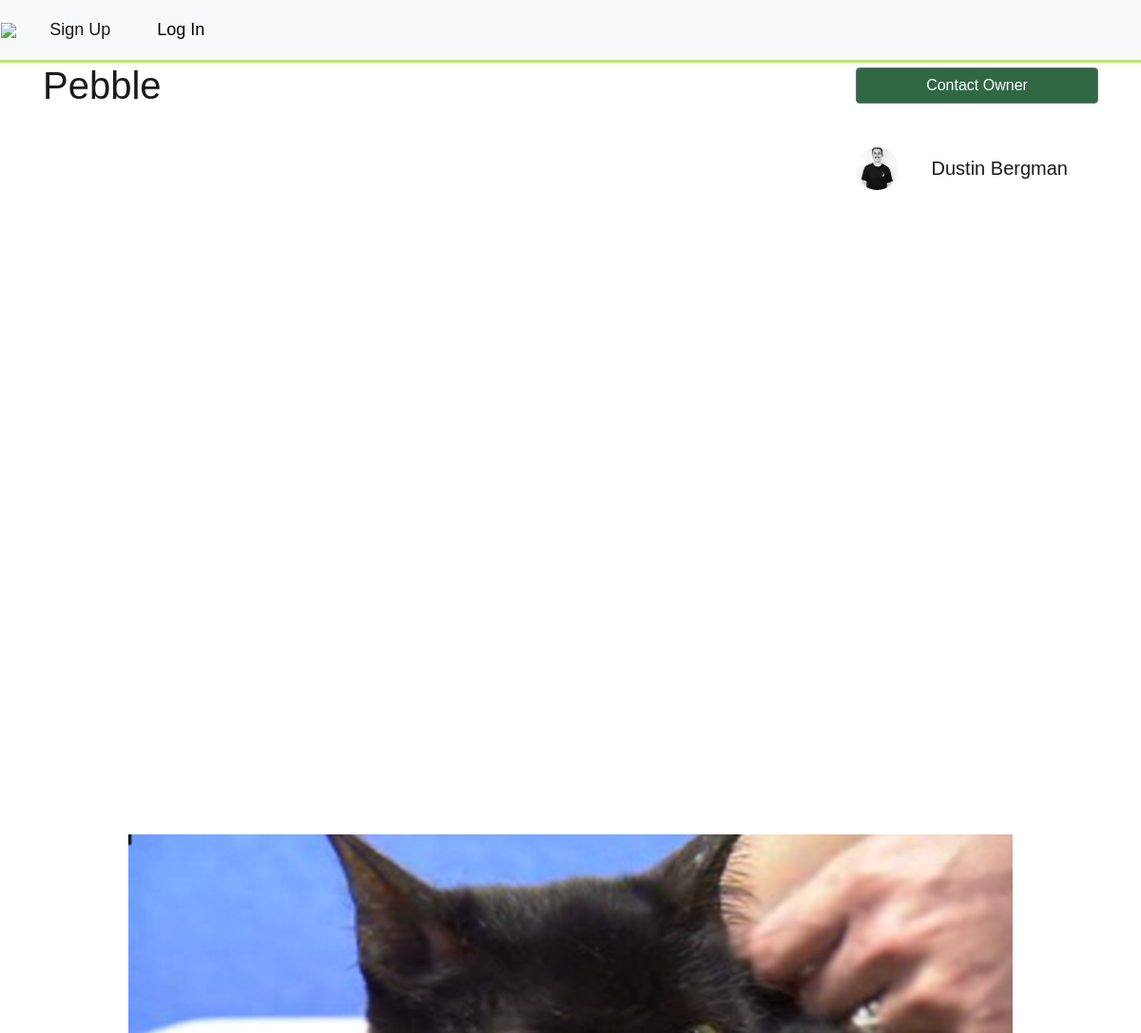
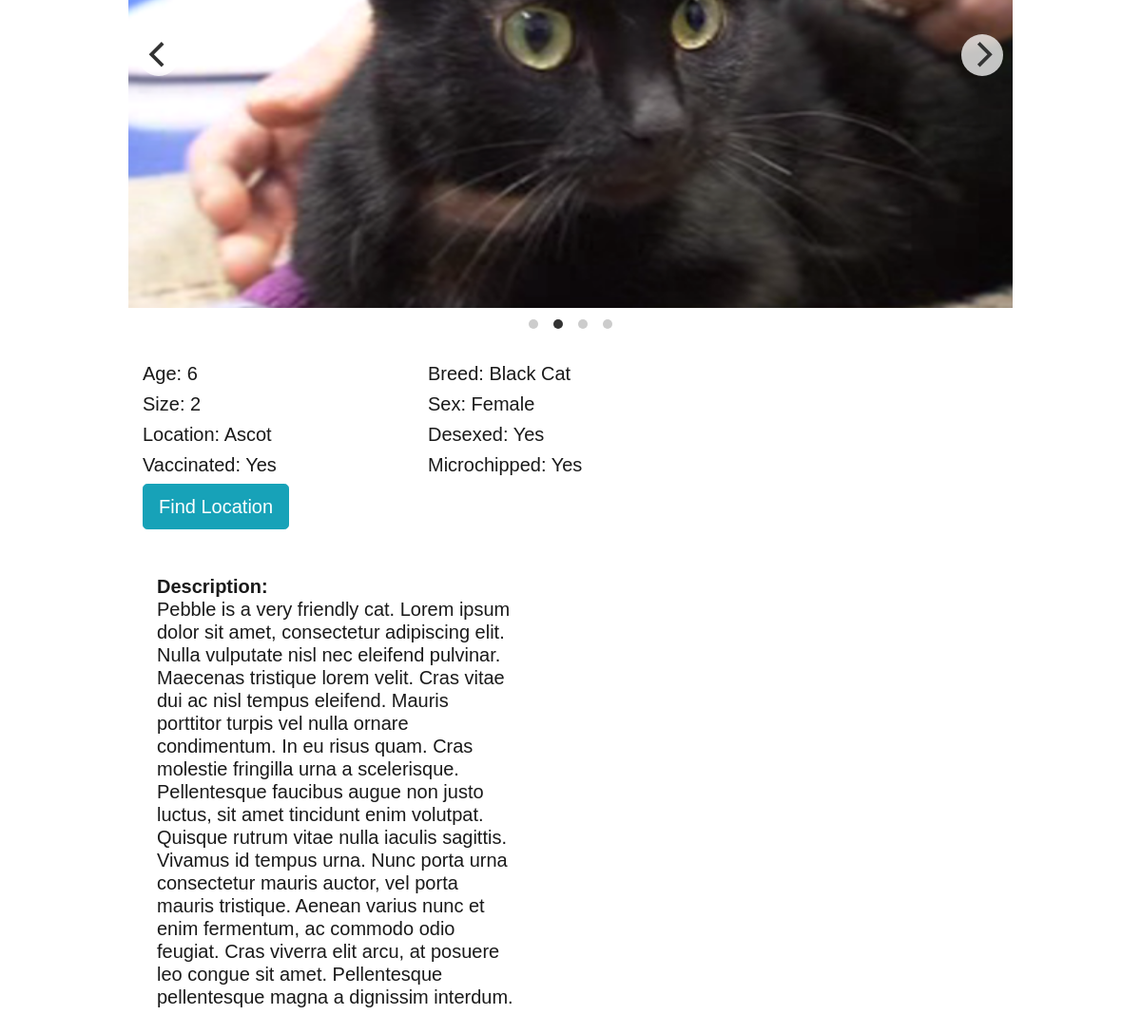
/pet.php?pet=23, run on the app's committed database (2 pictures, top to bottom).
### tables this page shows
CREATE TABLE `pets` (
  `pet_id` int(11) NOT NULL,
  `pet_name` varchar(100) NOT NULL,
  `location` varchar(100) NOT NULL,
  `user_id` varchar(100) NOT NULL,
  `breed` varchar(100) NOT NULL,
  `age` varchar(100) NOT NULL,
  `picture_destination` varchar(150) NOT NULL,
  `description` varchar(1000) NOT NULL,
  `pet_type` int(2) NOT NULL,
  `pet_size` int(1) NOT NULL,
  `vaccinated` int(1) NOT NULL,
  `desexed` int(1) NOT NULL,
  `microchip` int(1) NOT NULL,
  `picture_destination2` varchar(150) NOT NULL,
  `picture_destination3` varchar(150) NOT NULL,
  `picture_destination4` varchar(150) NOT NULL,
  `gender` int(1) NOT NULL,
  `colour` int(2) NOT NULL,
  `lat` varchar(50) NOT NULL,
  `lon` varchar(50) NOT NULL
);

CREATE TABLE `profile_pic` (
  `pic_id` int(11) NOT NULL,
  `user_id` int(11) NOT NULL,
  `destination` varchar(100) NOT NULL
);

CREATE TABLE `users` (
  `user_id` int(11) NOT NULL,
  `username` varchar(128) NOT NULL,
  `password` varchar(128) NOT NULL,
  `first_name` varchar(128) NOT NULL,
  `last_name` varchar(128) NOT NULL,
  `email` varchar(128) NOT NULL,
  `acc_type` int(1) NOT NULL COMMENT '0 = adopter, 1 = owner',
  `phone` varchar(15) NOT NULL
);

### additional/pet.inc.php (called while the page is built, shortened)
<?php
require_once 'dbh.inc.php';
require_once 'functions.inc.php';
if(isset($_GET['pet'])){
    $pet_id = $_GET['pet'];
    $result = fetchPetFromId($conn, $pet_id)->fetch_assoc();
    $owner = fetchUserFromId($conn, $result['user_id'])->fetch_assoc();
    $pfp = fetchProfilePicById($conn, $result['user_id'])->fetch_assoc();
}

### additional/functions.inc.php (called while the page is built, shortened)
<?php
function fetchProfilePicById($conn, $user_id){
    $sql = "SELECT * FROM profile_pic WHERE user_id = '$user_id';";
    $stmt = mysqli_stmt_init($conn);
    if (!mysqli_stmt_prepare($stmt, $sql)) {
        header("location: ../sign_up.php?error=stmt_failed");
        exit();
    }
    mysqli_stmt_execute($stmt);
    $resultData = mysqli_stmt_get_result($stmt);
    return $resultData;
}
function fetchPetFromId($conn, $id){
    $sql = "SELECT * FROM pets WHERE pet_id = $id;";
    $stmt = mysqli_stmt_init($conn);
    if (!mysqli_stmt_prepare($stmt, $sql)) {
        header("location: ../sign_up.php?error=stmt_failed");
        exit();
    }
    mysqli_stmt_execute($stmt);
    $resultData = mysqli_stmt_get_result($stmt);
    return $resultData;
}
function fetchUserFromId($conn, $id){
    $sql = "SELECT * FROM users WHERE user_id = $id;";
    $stmt = mysqli_stmt_init($conn);
    if (!mysqli_stmt_prepare($stmt, $sql)) {
       header("location: ../sign_up.php?error=stmt_failed");
        exit();
    }
    mysqli_stmt_execute($stmt);
    $resultData = mysqli_stmt_get_result($stmt);
    return $resultData;
}

### pet.php (the view, shortened to what this page needs)
<?php
require_once 'header.php';
require_once 'additional/pet.inc.php';
?>
<head>
    <link rel="stylesheet" href="css/flickity.css" media="screen">
        </head>
<body>
<?php $pet = $result;?>
<div class="container" >
    <div class="row">
        <div class="col-sm-6">
            <h1><?php echo $pet['pet_name']?></h1>
        </div>
        <div class="col-sm-6">
            <div class="row" style="margin-top: 1%;" >
                <div class="col">
                </div>
                <?php if ($pet['user_id'] == $_SESSION['user_id']){ ?>
                    <div class="col">
                        <a class="btn btn-secondary" href="list.php?edit=<?php echo $pet['pet_id'];?>" style="width: 100%; background-color: #306844">Edit Listing</a>
                    </div> <?php
                } else {?>
                    <div class="col">
                        <button type="button" class="btn btn-secondary" data-toggle="modal" data-target="#exampleModal" style="width: 100%; background-color: #306844">
                            Contact Owner
                        </button>
                    </div>
                <?php }?>
            </div>
        </div>
    </div>
    <div class="row">
        <div class="col">
        </div>
        <div class="col">
            <div class="row">
                <div class="col">
                </div>
                <div class="col">
                    <div class="row">
                        <div class="col-sm-2">
                            <img src="uploads/<?php if (isset($pfp['destination'])) echo $pfp['destination']; else echo 'profile_picture.png'?>"
                                 style="width: 45px; height: 45px; object-fit: cover; border-radius: 50%"/>
                        </div>
                        <div class="col text-center">
                            <h5 style="margin-top: 10px">  <?php echo $owner['first_name']." ".$owner['last_name'];?> </h5>
                        </div>
                    </div>
                </div>
            </div>
        </div>
    </div>
</div>
<div class="container" style="margin:auto; padding-top: 1%; width: 80%">
    <div class="carousel"
         data-flickity='{ "freeScroll": true, "wrapAround": true, "autoPlay": true , "imagesLoaded": true }'>
        <?php if (isset($pet['picture_destination2'])){ ?>
            <img src="uploads/<?php echo $pet['picture_destination2']?>"/> <?php
        } ?>
    </div> <br/> <hr/>
    <div class="container row">
        <div class="col-sm-8">
            <div class="row">
                <div class="col">
                    <h5>Age: <?php echo $pet['age']?></h5>
                </div>
                <div class="col">
                    <h5>Breed: <?php echo $pet['breed']?></h5>
                </div>
            </div>
            <div class="row">
                <div class="col">
                    <h5>Size: <?php echo $pet['pet_size']?></h5>
                </div>
                <div class="col">
                    <h5>Sex: <?php if($pet['gender'] == 1){
                            echo "Female"; } else {
                            echo "Male";
                        }?></h5>
                </div>
            </div>
            <div class="row">
                <div class="col">
                    <h5>Location: <?php echo $pet['location']?></h5>
                </div>
                <div class="col">
                    <h5>Desexed: <?php if($pet['desexed'] == 1){
                            echo "Yes"; } else {
                            echo "No";
                        }?></h5>
                </div>
            </div>
            <div class="row">
                <div class="col">
                    <h5>Vaccinated: <?php if($pet['vaccinated'] == 1){
                            echo "Yes"; } else {
                            echo "No";
                        }?></h5>
                </div>
                <div class="col">
                    <h5>Microchipped: <?php if($pet['microchip'] == 1){
                            echo "Yes"; } else {
                            echo "No";
                        }?></h5>
                </div>
            </div>
                <a class="btn btn-lg btn-info" target="_blank" href=" http://maps.google.com/?q=<?php echo $pet['lat']?>,<?php echo $pet['lon']?>">Find Location</a>
                <br>
                <br>
                <br/>
            <div class="container row">
                <h5 class="col-lg-9"><b>Description:</b> <br/> <?php echo $pet['description']?></h5>
            </div>
    </div> <br/>
</div>
</body>

### header.php (shortened to what this page needs)
<!DOCTYPE html>
<html lang="en">
<head>
    <link rel="stylesheet" href="css/bootstrap.css">
    <link rel="stylesheet" href="css/style.css">
</head>
<body>
<?php if (isset($_SESSION['username'])){ ?>
    <nav class='navbar sticky-top navbar-expand-lg navbar-light bg-light' style="font-family: 'Chelsea Market'">
        <a href='index.php' ><img src='Files/logo_black.png' style='width: 70px; margin-left: 5%'></a>
                <button class='navbar-toggler' type='button' data-toggle='collapse' data-target='#navbarNav' aria-controls='navbarNav' aria-expanded='false' aria-label='Toggle navigation'>
    <span class='navbar-toggler-icon'></span>
  </button>
  <div class='collapse navbar-collapse' id='navbarToggler9'>
    <ul class='navbar-nav'>
      <li class='nav-item active'>
        <a class='nav-link' href='all_pets.php' style='font-size: 1.5vw'>Pets</a>
      </li>
      <li class='nav-item'>
        <a class='nav-link' href='home.php'style='font-size: 1.5vw' >Matches</a>
      </li>
      <li class='nav-item'>
        <a class='nav-link' href='list.php' style='font-size: 1.5vw'>Upload</a>
      </li>
      <li class='nav-item'>
        <a class='nav-link float-md-right' href='account.php' style='font-size: 1.5vw'><?php echo $_SESSION['username']; ?></a>
      </li>
    </ul>
  </div>
</nav>
<?php
} else {
    echo "<nav class='navbar sticky-top navbar-expand-lg navbar-light bg-light'>
                <a href='index.php' ><img src='Files/logo_black.png' style='width: 70px; margin-left: 5%'></a>
                <button class='navbar-toggler' type='button' data-toggle='collapse' data-target='#navbarNav' aria-controls='navbarNav' aria-expanded='false' aria-label='Toggle navigation'>
    <span class='navbar-toggler-icon'></span>
  </button>
  <div class='collapse navbar-collapse' id='navbarNav'>
    <ul class='navbar-nav'>
      <li class='nav-item1 active'>
        <a class='nav-link' href='sign_up.php' style='font-size: 1.5vw'>Sign Up</a>
      </li>
      <li class='nav-item1'>
        <a class='nav-link' href='login.php' style='font-size: 1.5vw'>Log In</a>
      </li>
    </ul>
  </div>
</nav>";
}
?>
</body>

### css/style.css (style rules this page uses)
body { margin: 0; font-family: Arial, Helvetica, sans-serif; }
html { font-family: sans-serif; line-height: 1.15; height: 100%; }
body { margin: 0; font-family: -apple-system, BlinkMacSystemFont, "Segoe UI", Roboto, "Helvetica Neue", Arial, sans-serif, "Apple Color Emoji", "Segoe UI Emoji", "Segoe UI Symbol"; font-size: 1rem; font-weight: 400; line-height: 1.5; color: #1a1a1a; text-align: left; height: 100%; background-color: #fff; }
.container { display: flex; flex-direction: column; height: 100%; }

### css/flickity.css (style rules this page uses)
.flickity-enabled { position: relative; }
.flickity-enabled.is-draggable { -webkit-tap-highlight-color: transparent; tap-highlight-color: transparent; -webkit-user-select: none; -moz-user-select: none; -ms-user-select: none; user-select: none; }

### header.php (style rules this page uses)
.navbar { border-bottom-style: solid; color: #BCE76D; }
.navbar-nav { width: 100%; }
.nav-item1 { margin-left: 2%; }
@media only screen and (min-width: 960px) { .navbar .navbar-nav .nav-link { padding: 1em 0.7em; } }
@media only screen and (min-width: 960px) { .navbar { padding: 0; } }
.navbar .navbar-nav .nav-link { position: relative; color: black; z-index: 2; }
.navbar .navbar-nav .nav-link::after { position: absolute; bottom: 0; left: 0; right: 0; margin: auto; background-color: #BCE76D; color: transparent; width: 0%; content: ''; height: 3px; transition: all 0.5s; }

### pet.php (style rules this page uses)
* { box-sizing: border-box; }
body { font-family: sans-serif; }
.carousel { background: #FAFAFA; }
.carousel img { display: block; height: 400pt; }

### data on the page
pets: pet_name "Pebble", picture_destination2 (picture), age "6", breed "Black Cat", pet_size "2", location "Ascot", description "Pebble is a very friendly cat. Lorem ipsum dolor sit amet, consectetur adipiscing elit. Nulla vulputate nisl nec eleifend pulvinar. Maecenas tristique lorem velit. Cras vitae dui ac nisl tempus eleifend. Mauris porttitor turpis vel nulla ornare condimentum. In eu risus quam. Cras molestie fringilla urna a scelerisque. Pellentesque faucibus augue non justo luctus, sit amet tincidunt enim volutpat. Quisque rutrum vitae nulla iaculis sagittis. Vivamus id tempus urna. Nunc porta urna consectetur mauris auctor, vel porta mauris tristique. Aenean varius nunc et enim fermentum, ac commodo odio feugiat. Cras viverra elit arcu, at posuere leo congue sit amet. Pellentesque pellentesque magna a…"
profile_pic: destination (picture)
users: first_name "Dustin", last_name "Bergman"
